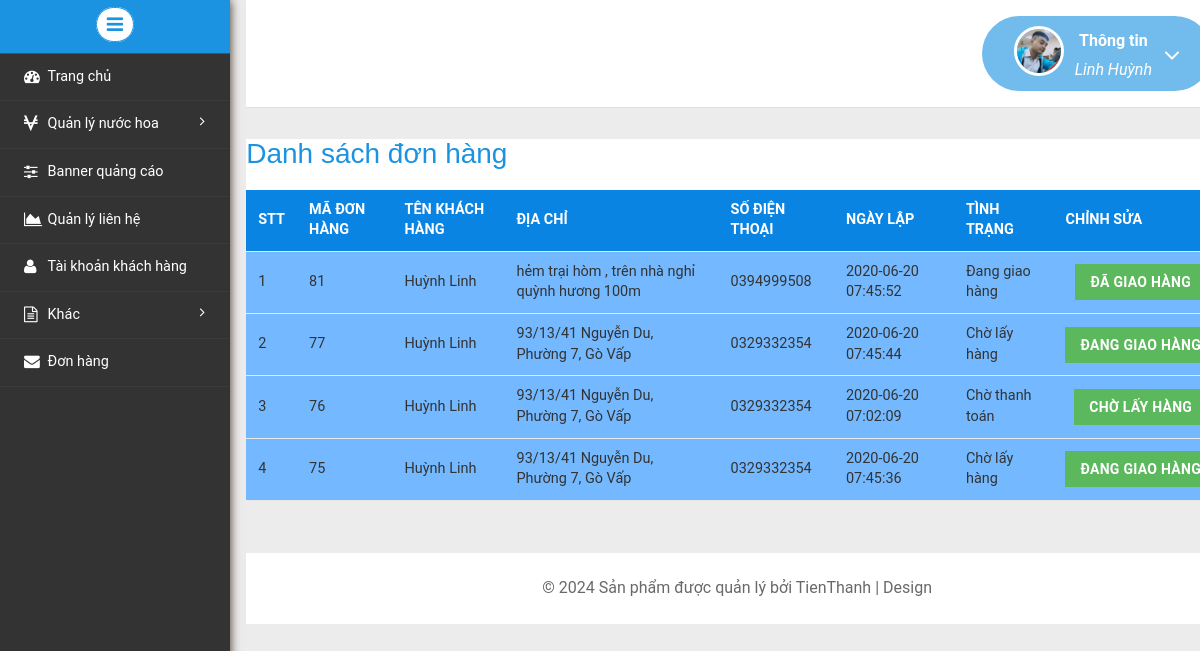
The page /dashboard/theodoidonhang.php (signed in) on the database its author committed.
### tables this page shows
CREATE TABLE `tbl_nhanvien` (
  `IDNhanVien` int(11) NOT NULL,
  `TenNhanVien` varchar(200) NOT NULL,
  `EmailNhanVien` varchar(255) NOT NULL,
  `MatKhau` varchar(100) NOT NULL,
  `AnhDaiDien` varchar(255) NOT NULL,
  `TrangThai` int(11) DEFAULT '1'
);

CREATE TABLE `tbl_chitietdonhang` (
  `IDDonHang` int(11) NOT NULL,
  `IDKhachHang` int(11) NOT NULL,
  `IDSanPham` int(11) NOT NULL,
  `sID` varchar(255) NOT NULL,
  `TenSanPham` varchar(255) NOT NULL,
  `TongTien` int(11) NOT NULL,
  `Ten` varchar(100) NOT NULL,
  `Ho` varchar(100) NOT NULL,
  `TenCongTy` varchar(255) NOT NULL,
  `Tinh` varchar(100) NOT NULL,
  `MaBuuDien` varchar(11) NOT NULL,
  `Email` varchar(100) NOT NULL,
  `SoDienThoai` varchar(11) NOT NULL,
  `DiaChi` text NOT NULL,
  `GhiChu` text NOT NULL,
  `HinhAnh` varchar(255) NOT NULL,
  `Status` int(11) NOT NULL DEFAULT '1',
  `NgayKhoiTao` timestamp NOT NULL DEFAULT CURRENT_TIMESTAMP ON UPDATE CURRENT_TIMESTAMP
);

### database/database.php (called while the page is built, shortened)
<?php
    Class Database extends PDO{
    public $host   = DB_HOST;
    public $user   = DB_USER;
    public $pass   = DB_PASS;
    public $dbname = DB_NAME;
    public $link;
    private function connectDB(){
    $this->link = new mysqli($this->host, $this->user, $this->pass,
        $this->dbname);
    $this->link->set_charset("utf8");
    }
    public function select($query){
    $result = $this->link->query($query) or
    die($this->link->error.__LINE__);
    if($result->num_rows > 0){
        return $result;
    } else {
        return false;
    }
    }
}

### database/session.php (called while the page is built, shortened)
<?php
class Session{
 public static function get($key){
    if (isset($_SESSION[$key])) {
     return $_SESSION[$key];
    } else {
     return false;
    }
 }
}
?>

### controler/AdminNhanVien.php (called while the page is built, shortened)
<?php
    $filepath = realpath(dirname(__FILE__));
    include_once $filepath."/../database/database.php";
    include_once $filepath."/../database/session.php";
?>
<?php
    Class AdminNhanVien
    {
        private $db;
        public function __construct()
        {
            $this->db = new Database();
        }
        public function ShowNhanVien($IDNhanVien){
            $query = "SELECT * FROM tbl_nhanvien WHERE IDNhanVien = '$IDNhanVien' LIMIT 1";
            $result = $this->db->select($query);
            return $result;
        }
    }
?>

### controler/QuanLySanPham.php (called while the page is built, shortened)
<?php
    $filepath = realpath(dirname(__FILE__));
    include_once $filepath."/../database/database.php";
?>
<?php
    Class QuanLySanPham
    {
        private $db;
        public function __construct()
        {
            $this->db = new Database();
        }
        public function ShowDonHang(){
            $query = "SELECT * FROM tbl_chitietdonhang ORDER BY IDDonHang DESC";
            $result = $this->db->select($query);
            return $result;
        }
    }
?>

### dashboard/theodoidonhang.php (the view, shortened to what this page needs)
<?php
	include "include/header.php"
?>
<div class="agile-tables">
	<div class="w3l-table-info">
		<h2>Danh sách đơn hàng</h2>
		<table id="table">
			<thead>
				<tr>
					<th>STT</th>
					<th>Mã đơn hàng</th>
					<th>Tên khách hàng</th>
					<th>Địa chỉ</th>
					<th>Số điện thoại</th>
					<th>Ngày lập</th>
					<th>Tình trạng</th>
					<th>Chỉnh sửa</th>
				</tr>
			</thead>
			<tbody>
			<?php
			$ShowDonHang = $SanPham->ShowDonHang();
			if($ShowDonHang){
				$i =0;
				while($RowDonHang = $ShowDonHang->fetch_assoc()){
					$i++;
				?>
					<tr class="danger" <?=$RowDonHang['IDDonHang']?>>
						<td><?=$i;?></td>
						<td id="MaDonHang"><?=$RowDonHang['IDDonHang']?></td>
						<td><?=$RowDonHang['Ho']?> <?=$RowDonHang['Ten']?></td>
						<td><?=$RowDonHang['DiaChi']?></td>
						<td><?=$RowDonHang['SoDienThoai']?></td>
						<td><?=$RowDonHang['NgayKhoiTao']?></td>
						<td>
						<?php
							if($RowDonHang['Status'] =='1'){
								echo "Đang xử lý";
							}elseif($RowDonHang['Status'] =='2'){
								echo "Chờ thanh toán";
							}elseif($RowDonHang['Status'] =='3'){
								echo "Chờ lấy hàng";
							}elseif($RowDonHang['Status'] =='4'){
								echo "Đang giao hàng";
							}else{
								echo "Đã giao hàng";
							}
						?>
						</td>
						<td style="text-align: center;">
							<?php
								if($RowDonHang['Status'] =='1'){
								?>
								<a class="agile-icon xulydonhang btn btn-success" href="theodoidonhang.php?ma-don-hang1=<?=$RowDonHang['IDDonHang']?>&TongTien=<?=$RowDonHang['TongTien']?>&ThoiGian=<?=$RowDonHang['NgayKhoiTao']?>">Chờ thanh toán</a>
								<?php
								}elseif($RowDonHang['Status'] =='2'){
								?>
								<a class="agile-icon xulydonhang btn btn-success" href="theodoidonhang.php?ma-don-hang2=<?=$RowDonHang['IDDonHang']?>&TongTien=<?=$RowDonHang['TongTien']?>&ThoiGian=<?=$RowDonHang['NgayKhoiTao']?>">Chờ lấy hàng</a>
								<?php
								}elseif($RowDonHang['Status'] =='3'){
								?>
								<a class="agile-icon xulydonhang btn btn-success" href="theodoidonhang.php?ma-don-hang3=<?=$RowDonHang['IDDonHang']?>&TongTien=<?=$RowDonHang['TongTien']?>&ThoiGian=<?=$RowDonHang['NgayKhoiTao']?>">Đang giao hàng</a>
								<?php
								}elseif($RowDonHang['Status'] =='4'){
								?>
								<a class="agile-icon xulydonhang btn btn-success" href="theodoidonhang.php?ma-don-hang4=<?=$RowDonHang['IDDonHang']?>&TongTien=<?=$RowDonHang['TongTien']?>&ThoiGian=<?=$RowDonHang['NgayKhoiTao']?>">Đã giao hàng</a>
								<?php
								}else{
								?>
								<a class="agile-icon xulydonhang btn btn-danger" href="theodoidonhang.php?ma-don-hang5=<?=$RowDonHang['IDDonHang']?>&TongTien=<?=$RowDonHang['TongTien']?>&ThoiGian=<?=$RowDonHang['NgayKhoiTao']?>">Xóa đơn hàng</a>
								<?php
								}
							?>
						</td>
					</tr>
				<?php
				}
			}
			?>
			</tbody>
		</table>
	</div>
</div>
<?php include "include/footer.php"; ?>

### dashboard/include/header.php (shortened to what this page needs)
<?php
    $filepath = realpath(dirname(__FILE__));
    include_once $filepath."/../../controler/AdminNhanVien.php";
    include_once $filepath."../../controler/QuanLyTheLoai.php";
    include_once $filepath."../../controler/QuanLyThuongHieu.php";
    include_once $filepath."../../controler/QuanLySanPham.php";
    include_once $filepath."../../controler/QuanLyKhachHang.php";
    $Check = new AdminNhanVien();
    $SanPham = new QuanLySanPham();
    include_once $filepath."/../database/session.php";
?>
<!DOCTYPE HTML>
<html>
<head>
    <link href="thuvien/css/bootstrap.min.css" rel='stylesheet' type='text/css' />
    <link href="thuvien/css/style.css" rel='stylesheet' type='text/css' />
    <link rel="stylesheet" href="thuvien/css/morris.css" type="text/css" />
    <link href="thuvien/css/font-awesome.css" rel="stylesheet">
    <link rel="stylesheet" href="thuvien/css/icon-font.min.css" type='text/css' />
    <link href="../css/animation.css" rel='stylesheet' type='text/css' />
    <link rel="stylesheet" type="text/css" href="thuvien/css/table-style.css" />
    <link rel="stylesheet" type="text/css" href="thuvien/css/basictable.css" />
</head>
<body>
    <div class="page-container">
        <div class="left-content">
            <div class="mother-grid-inner">
                <div class="header-main">
                    <div class="profile_details w3l">
                        <ul>
                            <?php
                                $IDNhanVien = Session::get("IDNhanVien");
                                $ShowNhanVien = $Check->ShowNhanVien($IDNhanVien);
                                if($ShowNhanVien){
                                    while($RowNhanVien = $ShowNhanVien->fetch_assoc()){
                                    ?>
                                    <li class="dropdown profile_details_drop">
                                        <a href="#" class="dropdown-toggle" data-toggle="dropdown" aria-expanded="false">
                                        <div class="profile_img">
                                                <span class="prfil-img"><img src="../images/<?=$RowNhanVien['AnhDaiDien']?>" alt=""> </span>
                                                <div class="user-name">
                                                    <p>Thông tin</p>
                                                    <span><?=$RowNhanVien['TenNhanVien']?></span>
                                                </div>
                                                <i class="fa fa-angle-down"></i>
                                                <div class="clearfix"></div>
                                            </div>
                                        </a>
                                    </li>
                                    <?php
                                    }
                                }
                            ?>
                        </ul>
                    </div>
                    <div class="clearfix"> </div>
                </div>

### dashboard/thuvien/css/table-style.css (style rules this page uses)
table { background: white; border-collapse: collapse; margin: 1.25em 0 0; width: 100%; }
table tr, table th, table td { border: none; border-bottom: 1px solid #e8e8e8; font-size: .95em; }
table th, table td { padding: 10px 12px; text-align: left; }
table th { background: #0984e3; color: #fff; text-transform: uppercase; }
.danger { background-color: #74b9ff; }
table { width: 100%; }

### rows shown on the page
tbl_nhanvien: AnhDaiDien (picture), TenNhanVien "Linh Huỳnh"
tbl_chitietdonhang: IDDonHang "81", Ho "Huỳnh", Ten "Linh", DiaChi "hẻm trại hòm , trên nhà nghỉ quỳnh hương 100m", SoDienThoai "0394999508", NgayKhoiTao "2020-06-20 07:45:52", Status "Đang giao hàng"
tbl_chitietdonhang: IDDonHang "77", Ho "Huỳnh", Ten "Linh", DiaChi "93/13/41 Nguyễn Du, Phường 7, Gò Vấp", SoDienThoai "0329332354", NgayKhoiTao "2020-06-20 07:45:44", Status "Chờ lấy hàng"
tbl_chitietdonhang: IDDonHang "76", Ho "Huỳnh", Ten "Linh", DiaChi "93/13/41 Nguyễn Du, Phường 7, Gò Vấp", SoDienThoai "0329332354", NgayKhoiTao "2020-06-20 07:02:09", Status "Chờ thanh toán"
tbl_chitietdonhang: IDDonHang "75", Ho "Huỳnh", Ten "Linh", DiaChi "93/13/41 Nguyễn Du, Phường 7, Gò Vấp", SoDienThoai "0329332354", NgayKhoiTao "2020-06-20 07:45:36", Status "Chờ lấy hàng"
